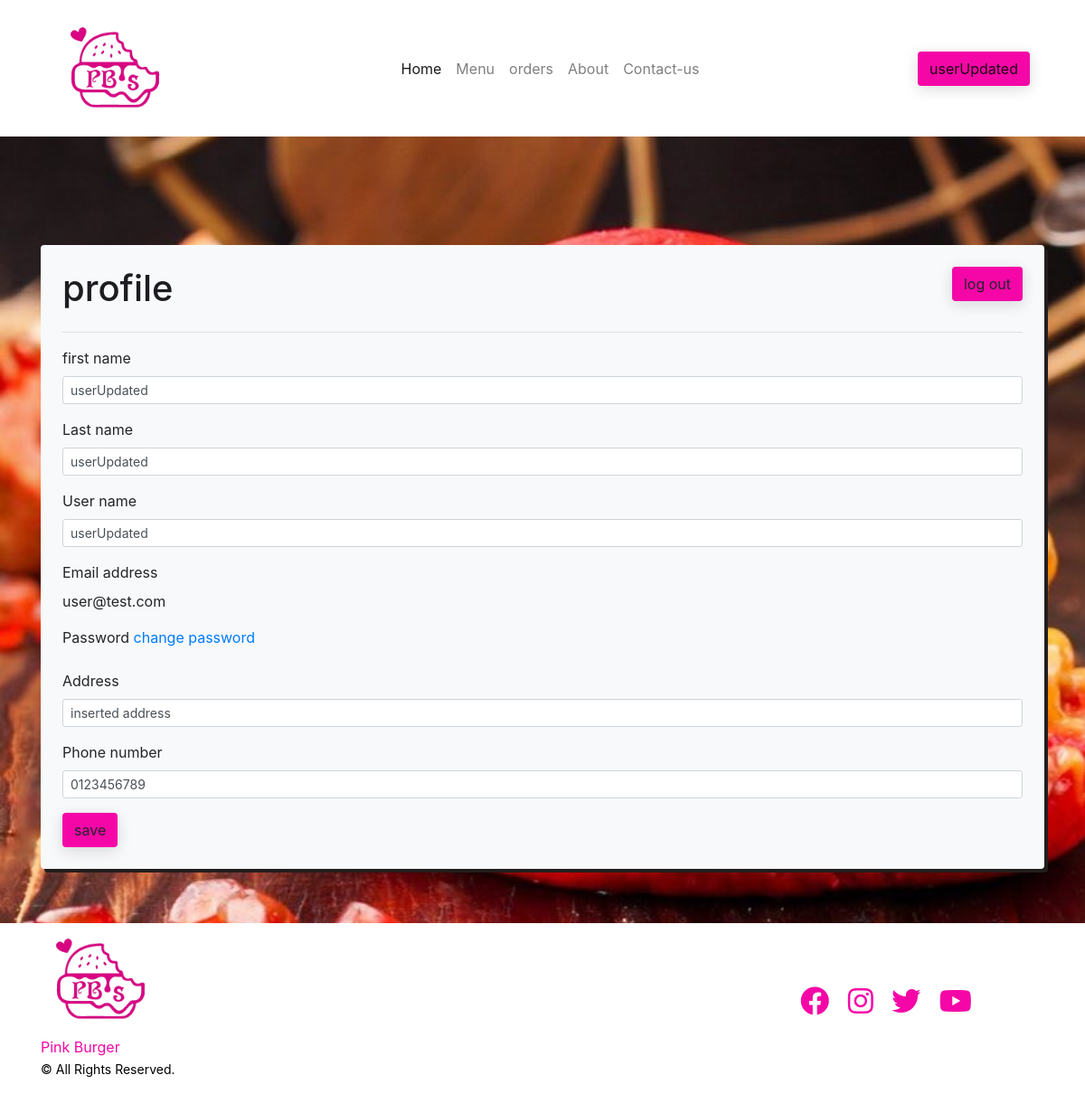
Screenshot of /profile.php (signed in) with the database file from the repository.
### tables this page shows
CREATE TABLE `users` (
  `id` int(11) NOT NULL,
  `f_name` varchar(40) NOT NULL,
  `l_name` varchar(40) NOT NULL,
  `user_name` varchar(40) NOT NULL,
  `email` varchar(255) NOT NULL,
  `password` varchar(512) NOT NULL,
  `state` varchar(25) NOT NULL DEFAULT 'user',
  `timestamp` timestamp NOT NULL DEFAULT current_timestamp(),
  `address` varchar(1000) DEFAULT NULL,
  `phone_number` varchar(50) DEFAULT NULL
);

### profile.php (the view, shortened to what this page needs)
<?php include'header.php';
include_once 'conn_db.php';
$id = $_SESSION['id'];
$stmt = $db->prepare('SELECT * FROM users WHERE id = :id');
$stmt->bindParam(":id",$id);
$stmt->execute();
$data = $stmt->fetch();
?>
    <main>
        <div class="container">
            <div class="bg-light rounded p-4 food_menu">
                <h1 class="d-inline-block">profile</h1>
                <a href="logout.php" class="btn float-right" style="background-color: #f507a7">log out</a>
                <hr>
                <form action="" method="post">
                    <div class="form-group">
                        <label for="email">first name</label>
                        <input type="text" class="form-control form-control-sm in" value="<?php echo $data['f_name']?>" required id="firstname" name="firstname" placeholder="Enter your first name">
                    </div>
                    <div class="form-group">
                        <label for="email">Last name</label>
                        <input type="text" class="form-control form-control-sm in" value="<?php echo $data['l_name']?>" required id="lastname" name="lastname" placeholder="Enter your last name">
                    </div>
                    <div class="form-group">
                        <label for="username">User name</label>
                        <input type="text" class="form-control form-control-sm in" value="<?php echo $data['user_name']?>" required id="username" name="username" placeholder="Enter user name">
                    </div>
                    <div class="form-group">
                        <label for="email">Email address</label>
                        <br>
                        <p><?php echo $data['email']?></p>
                    </div>
                    <div class="form-group">
                        <label for="password">Password</label>
                        <a href="change-pass.php?id=<?php echo $data['id']?>">change password</a>
                    </div>
                    <div class="form-group">
                        <label for="address">Address</label>
                        <input type="text" class="form-control form-control-sm in" value="<?php if(isset($data['address'])){echo $data['address'];}?>" id="address" name="address" placeholder="Enter your address">
                    </div>
                    <div class="form-group">
                        <label for="phone">Phone number</label>
                        <input type="tel" class="form-control form-control-sm in" value="<?php if(isset($data['phone_number'])){echo $data['phone_number'];}?>" id="phone" name="phone" placeholder="Enter your phone number">
                    </div>
                    <button type="submit" name="submit" class="btn save" style="background-color: #f507a7">save</button>
                </form>
            </div>
        </div>
    </main>
<?php include 'footer.php';?>

### inc/css/style.css (style rules this page uses)
main { background-image: url("../../assests/img/bg.jpg"); background-repeat: no-repeat; background-size: cover; background-attachment: fixed; min-height: 100vh; padding-top: 10%; padding-bottom: 5%; }
.food_menu { box-shadow: 4px 4px #221e1e; }

### rows the page displays
users: firstname "userUpdated", lastname "userUpdated", username "userUpdated", email "user@test.com", address "inserted address", phone "0123456789"

### other values shown
$_SESSION['name'] "userUpdated"
